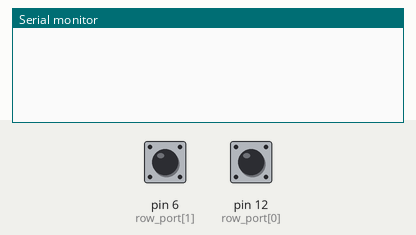
Simulated run of this sketch. Board: Arduino Uno, built with avr-gcc and run on an emulated ATmega328P. Parts: the last lines printed to the serial monitor. Inputs (shaded band) come from the test bench; at power-on: pin 6 (row_port[1]) HIGH, pin 12 (row_port[0]) HIGH.

Above: at 1.2 s.
1.3 s: pin 6 (row_port[1]) pulled LOW for 0.15 s
At 1.9 s:
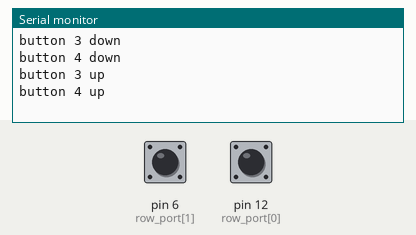
2.9 s: pin 12 (row_port[0]) pulled LOW for 0.15 s
At 3.04 s:
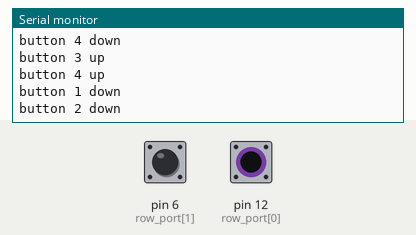
Timing chart, 0 to 5.9 s (numbered marks = the images above; inputs shaded):
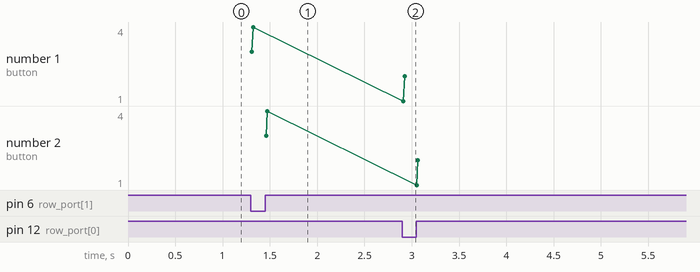

The sketch:

button_last.ino
```cpp
void setup()
{
  Serial.begin(9600);

  pinMode(12,INPUT);
  pinMode(6,INPUT);
  digitalWrite(12, HIGH);
  digitalWrite(6, HIGH);

  pinMode(3,OUTPUT);
  pinMode(11,OUTPUT);
}

char flag_row1 = 0;
char flag_row2 = 0;
int row_port[2] = {12,6};
char row_flag[2][2] = {{0, 0},{0,0}};
int col_port[2] = {3,11};

void loop()
{
  for(int j = 0; j < 2; j++)
  {
    // all col off  // 오프를 안할 시 잔상(전에 누른버튼)이 생김
    for(int i = 0; i < 2; i++)
    {
      digitalWrite(col_port[i], LOW);
    }

    // 2. col high
    digitalWrite(col_port[j],HIGH);

    // Row
    for(int i = 0; i < 2; i++)
    {
      int row = digitalRead(row_port[i]);
      if (row == 0 && row_flag[i][j] == 0)
      {
        row_flag[i][j] = 1;
        Serial.println("button "+ String((i*2+1*j)+1) + " down");
      }
      else if (row == 1 && row_flag[i][j] == 1)
      {
        row_flag[i][j] = 0;
        Serial.println("button "+ String((i*2+1*j)+1) + " up");
      }
    }
  }

  delay(10);
}
```

Measured:
- after the input at 1.3 s, the serial monitor: prints a new line at once (image 1)
- after the input at 2.9 s, the serial monitor: prints a new line at once (image 2)
- plotted number 1: 4 → 2 after the input at 2.9 s
- plotted number 2: 4 → 2 after the input at 2.9 s
